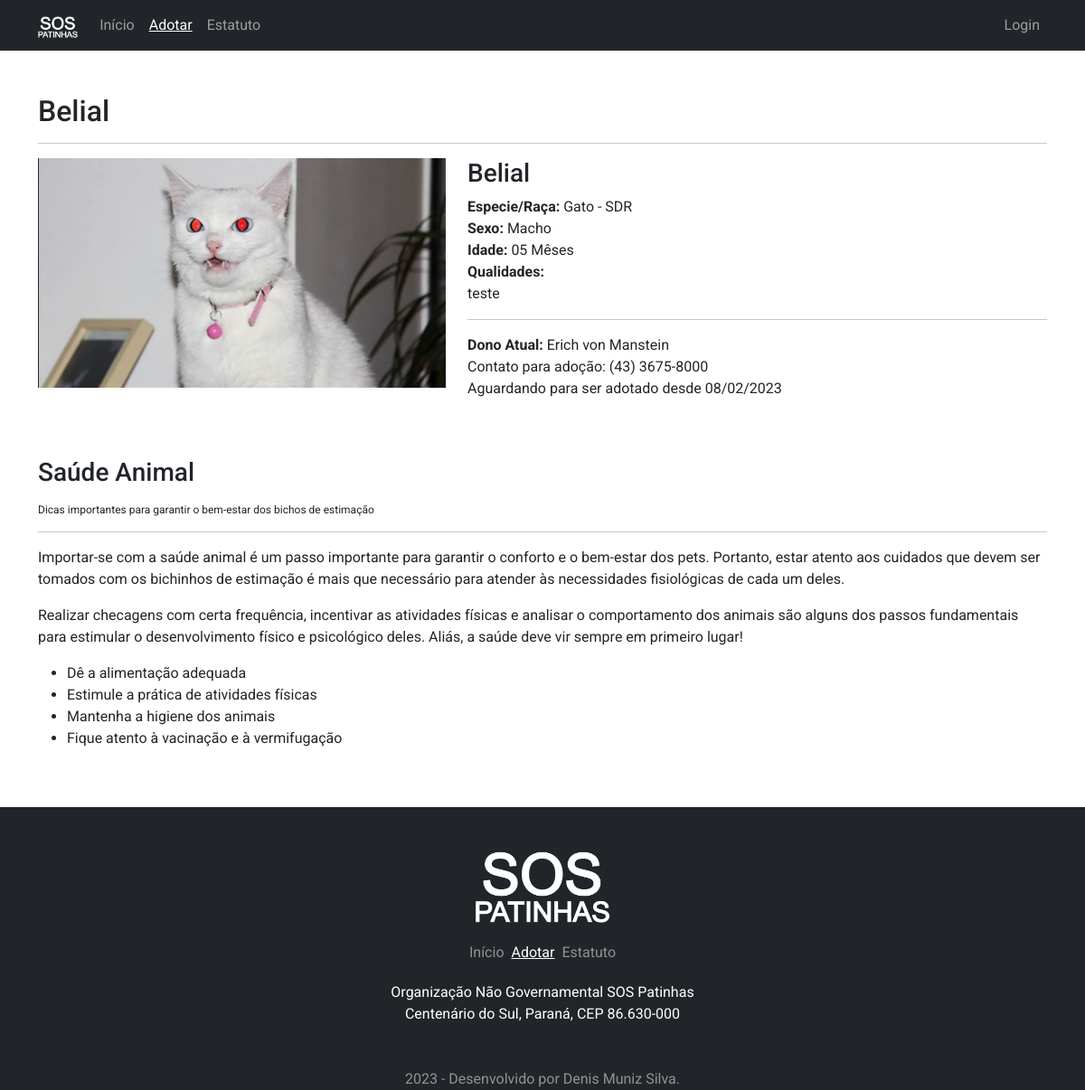
Page /adocao/perfil/8 on the committed database.
### pet/models.py (models this page shows, shortened)
class Adocao(models.Model):
    SEXO_CHOICES = [
        ('Indefinido', _('Indefinido')),
        ('Macho', _('Macho')),
        ('Fêmea', _('Fêmea')),
    ]
    STATUS_CHOICES = [
        ('d', _('Disponível')),
        ('a', _('Adotado')),
        ('c', _('Adoção Cancelada')),
    ]
    IDADE_CHOICES = [
        ('Desconhecida', _('Desconhecida')),
        ('01 Mês', _('01 Mês')),
        ('02 Mêses', _('02 Mêses')),
        ('03 Mêses', _('03 Mêses')),
        ('04 Mêses', _('04 Mêses')),
        ('05 Mêses', _('05 Mêses')),
        ('06 Mêses', _('06 Mêses')),
        ('07 Mêses', _('07 Mêses')),
        ('08 Mêses', _('08 Mêses')),
        ('09 Mêses', _('09 Mêses')),
        ('10 Mêses', _('10 Mêses')),
        ('11 Mêses', _('11 Mêses')),
        ('01 Ano', _('01 Ano')),
        ('02 Anos', _('02 Anos')),
        ('03 Anos', _('03 Anos')),
        ('04 Anos', _('04 Anos')),
        ('05 Anos', _('05 Anos')),
        ('06 Anos', _('06 Anos')),
        ('07 Anos', _('07 Anos')),
        ('08 Anos', _('08 Anos')),
        ('09 Anos', _('09 Anos')),
        ('10 Anos', _('10 Anos')),
        ('11 Anos', _('11 Anos')),
        ('12 Anos', _('12 Anos')),
        ('13 Anos', _('13 Anos')),
        ('14 Anos', _('14 Anos')),
        ('15 Anos', _('15 Anos')),
        ('16 Anos', _('16 Anos')),
        ('17 Anos', _('17 Anos')),
        ('18 Anos', _('18 Anos')),
        ('19 Anos', _('19 Anos')),
        ('20 Anos', _('20 Anos')),
        ('21 Anos', _('21 Anos')),
        ('22 Anos', _('22 Anos')),
        ('23 Anos', _('23 Anos')),
        ('24 Anos', _('24 Anos')),
        ('25 Anos', _('25 Anos')),
        ('26 Anos', _('26 Anos')),
        ('27 Anos', _('27 Anos')),
        ('28 Anos', _('28 Anos')),
        ('29 Anos', _('29 Anos')),
        ('30 Anos', _('30 Anos')),
    ]
    cadastrado_em = models.DateTimeField(auto_now_add=True, verbose_name=_('Data de Cadastro'))
    cadastrado_por = models.ForeignKey(User, on_delete=models.PROTECT, verbose_name=_('Cadastrante'))
    nome_dono = models.CharField(
        max_length=200, verbose_name=_('Nome Completo do Dono'))
    email_1 = models.EmailField(
        max_length=150, verbose_name=_('E-mail 01'), null=True, blank=True)
    email_2 = models.EmailField(
        max_length=150, verbose_name=_('E-mail 02'), null=True, blank=True)
    fone_1 = models.CharField(max_length=15, verbose_name=_('Fone 01'))
    fone_2 = models.CharField(
        max_length=15, verbose_name=_('Fone 02'), null=True, blank=True)
    fone_3 = models.CharField(
        max_length=15, verbose_name=_('Fone 03'), null=True, blank=True)
    obs = models.TextField(
        max_length=2000, verbose_name=_('Observações'), null=True, blank=True)
    cep = models.CharField(
        max_length=8, verbose_name='CEP', null=True, blank=True)
    estado = models.CharField(
        max_length=2, verbose_name=_('Estado'), null=True, blank=True)
    cidade = models.CharField(
        max_length=200, verbose_name=_('Cidade'), null=True, blank=True)
    bairro = models.CharField(
        max_length=200, verbose_name=_('Bairro'), null=True, blank=True)
    endereco = models.CharField(
        max_length=250, verbose_name=_('Endereço'), null=True, blank=True)
    numero = models.IntegerField(
        default=0, verbose_name=_('Número'), null=True, blank=True)
    complemento = models.TextField(
        max_length=2000, verbose_name=_('Complemento'), null=True, blank=True)
    nome_pet = models.CharField(max_length=200, verbose_name=_('Nome do Pet'))
    idade = models.CharField(max_length=15, choices=IDADE_CHOICES)
    especie = models.ForeignKey(
        Especie, on_delete=models.PROTECT, verbose_name=_('Especie'))
    raca = models.ForeignKey(
        Raca, on_delete=models.PROTECT, verbose_name=_('Raça'))
    sexo = models.CharField(max_length=10, choices=SEXO_CHOICES)
    qualidades = models.CharField(max_length=2000, verbose_name=_('Qualidades do Pet'))
    img = models.ImageField(upload_to='Adocao_fotos/', verbose_name=_('Foto'))
    status = models.CharField(max_length=1, choices=STATUS_CHOICES , verbose_name=_('Status'))

class Raca(models.Model):
    especie = models.ForeignKey(
        Especie, on_delete=models.PROTECT, verbose_name=_('Espécie'))
    raca = models.CharField(max_length=150, verbose_name=_('Raça'))
    def __str__(self):
        return f"{self.especie.nome} - {self.raca}"

class Especie(models.Model):
    nome = models.CharField(
        max_length=150, verbose_name=_('Nome da Espécie'), unique=True, null=False)

### pet/views.py (the view)
# urls.py: path('adocao/perfil/<int:pk>', PerfilPet.as_view(), name='perfil-pet'),
class PerfilPet(ListView):
    model = Adocao
    template_name = 'pet/pet_perfil.html'
    def get_queryset(self):
        self.object_list = Adocao.objects.filter(pk=self.kwargs['pk'])
        return self.object_list

### pet/templates/pet/pet_perfil.html (shortened to what this page needs)
{% extends 'base.html' %}
{% load static %}
{% block menuativo2 %} active {% endblock %}
{% block footerativo2 %} active {% endblock %}
{% block pagina %}
<div class="container py-5">
    {% for item in object_list %}
    <h2>{{item.nome_pet}}</h2>
    <hr>
    <section class="row">
        <div class="col-sm-12 col-md-5">
            <img src="{% url 'inicio' %}{{item.img}}" class="img-fluid w-100" alt="Foto do Pet">
        </div>
        <div class="col-sm-12 col-md-7">
            <h3>{{item.nome_pet}}</h3>
            <p>
                <b>Especie/Raça:</b> {{item.raca}}<br>
                <b>Sexo:</b> {{item.sexo}}<br>
                <b>Idade:</b> {{item.idade}}<br>
                <b>Qualidades:</b><br>{{item.qualidades}}
            </p>
            <hr>
            <p>
                <b>Dono Atual:</b> {{item.nome_dono}}<br>
                Contato para adoção: {{item.fone_1}}<br>
                Aguardando para ser adotado desde {{item.cadastrado_em |date:"d/m/Y"}}
            </p>
        </div>
    </section>
    <section class="mt-5">
        <h3>Saúde Animal</h3>
        <sub>Dicas importantes para garantir o bem-estar dos bichos de estimação</sub>
        <hr>
        <p>
            Importar-se com a saúde animal é um passo importante para garantir o conforto e o bem-estar dos pets.
            Portanto, estar atento aos cuidados que devem ser tomados com os bichinhos de estimação é mais que
            necessário para atender às necessidades fisiológicas de cada um deles.
        </p>
        <p>
            Realizar checagens com certa frequência, incentivar as atividades físicas e analisar o comportamento dos
            animais são alguns dos passos fundamentais para estimular o desenvolvimento físico e psicológico deles.
            Aliás, a saúde deve vir sempre em primeiro lugar!
        <ul>
            <li>Dê a alimentação adequada</li>
            <li>Estimule a prática de atividades físicas</li>
            <li>Mantenha a higiene dos animais</li>
            <li>Fique atento à vacinação e à vermifugação</li>
        </ul>
        </p>
    </section>
    {% endfor %}
</div>
{% endblock %}

### static/css/main.css (style rules this page uses)
* { font-family: 'Mountains of Christmas', cursive; font-family: 'Roboto', sans-serif; }

### rows in the picture
Adocao: nome_pet "Belial", img (picture), raca "Gato - SDR", sexo "Macho", idade "05 Mêses", qualidades "teste", nome_dono "Erich von Manstein", fone_1 "(43) 3675-8000", cadastrado_em "08/02/2023"
